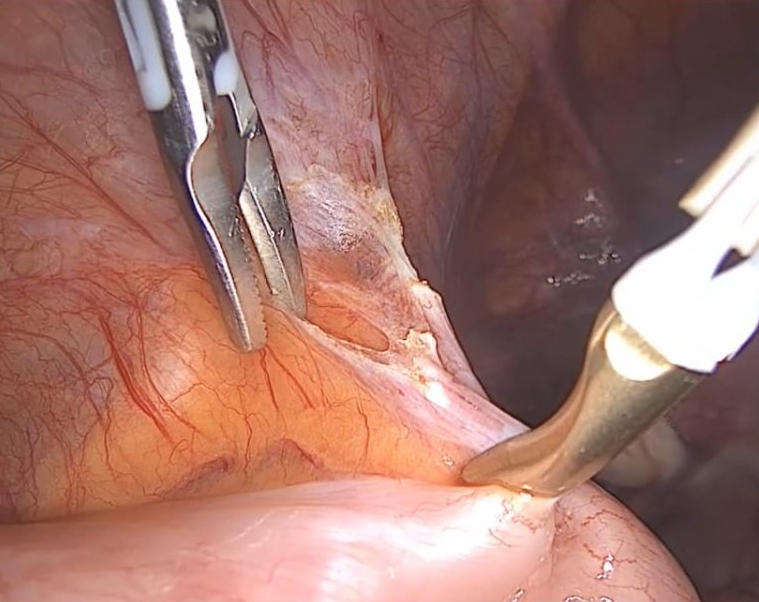
#> input picture images/source1.jpg, 759 x 602 px
$ python run.py --source ../images/source1.jpg --target ../images/source2.jpg --output out.png --beta 1.0
#> lines starting #> are read from the running program, lines starting #| are printed output that depends on the picture
#> in main, source_im is the input picture: shape (602, 759, 3); mean B, G, R 108.3, 117.7, 163.1
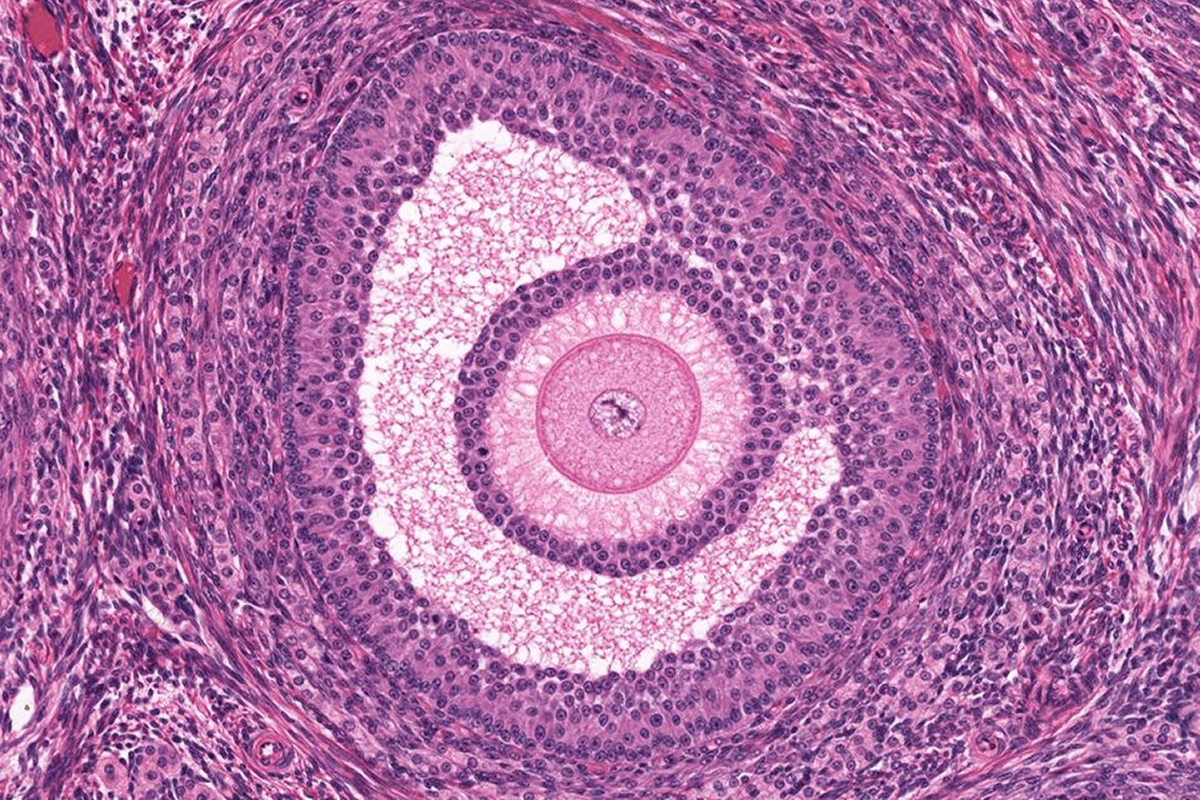
#> input picture images/source2.jpg, 1200 x 800 px
#> in main, target_im is the input picture: shape (800, 1200, 3); mean B, G, R 164.7, 112.1, 174.2
### src/fda.py
#!/usr/bin/env python
# -*- coding: utf-8 -*-
#
# @brief   Simple Fourier-based domain adaptation.
# @author  Luis Carlos Garcia Peraza Herrera (luiscarlos.gph@gmail.com).
# @date    4 June 2020.

import numpy as np
import cv2


def fft_amp_phase(im: np.ndarray):
    """
    @brief    Retrieve magnitude and phase images using the Discrete Fourier
              Transform from a BGR image.

    @param[in]  im  OpenCV single-channel image (H, W) in the [0, 255]
                    range (np.uint8).

    @returns the Fourier amplitude and phase images (amplitude, phase).
             As would be expected, size of the magnitude and phase images
             returned is the same of the input image.
    """
    if im.dtype != np.uint8:
        raise ValueError('[ERROR] fft_amp_phase() expects a np.ndarray of '
                         'type np.uint8.')

    # DFT
    dft = cv2.dft(im.astype(np.float64) / 255., flags = cv2.DFT_COMPLEX_OUTPUT)

    # Join the two channels (real and imag) into a single number,
    # as numpy expects
    dft = dft[:, :, 0] + 1j * dft[:, :, 1]

    # Shift the DC component to the centre of the image
    dft_shift = np.fft.fftshift(dft)

    # Compute Fourier amplitude and angle from the frequency spectrum
    amp = np.abs(dft_shift)
    phase = np.angle(dft_shift)

    # Make sure that the output images have the same dimensions of the
    # input image
    assert(im.shape[0] == amp.shape[0])
    assert(amp.shape[0] == phase.shape[0])
    assert(im.shape[1] == amp.shape[1])
    assert(amp.shape[1] == phase.shape[1])

    return amp, phase


def ifft_amp_phase(amp: np.ndarray, phase: np.ndarray):
    """
    @brief  Inverse Discrete Fourier Transform.

    @param[in]  amp    Fourier amplitude image.
    @param[in]  phase  Fourier phase image.

    @returns BGR reconstructed image.
    """

    # Combine amplitude and phase to form the frequency spectrum
    dft_shift = np.multiply(amp, np.exp(1j * phase))

    # Put back the DC component in the (0, 0) coordinate
    dft = np.fft.ifftshift(dft_shift)

    # Separate complex number into two channels, as OpenCV iDFT expects
    dft = np.array([dft.real, dft.imag]).transpose(1, 2, 0)

    # Inverse DFT
    im = cv2.idft(dft, flags=cv2.DFT_SCALE)
    im = np.abs(im[:, :, 0] + 1j * im[:, :, 1])

    # Min-max normalisation to put back the image in range [0.0, 1.0]
    #im = (im - np.min(im)) / (np.max(im) - np.min(im))

    # Convert image to unsigned int in range [0, 255] as OpenCV expects
    im = np.round(im * 255.).astype(np.uint8)

    return im


def fda(source_im: np.ndarray, target_im: np.ndarray,
        beta: float = 0.001) -> np.ndarray:
    """
    @brief    Fourier Domain Adaptation, as proposed in:

              "FDA: Fourier Domain Adaptation for Semantic Segmentation" by
              Yanchao Yang and Stefano Soatto, CVPR 2020.

    @details  The domain adaptation consists of replacing the high frequency
              component of the Fourier amplitude of the source image with that
              of the target domain image.

              To do so, we replace a small rectangle around the centre of the
              source amplitude image with a rectangle of the same size from
              the target amplitude image. What you regulate with the beta
              parameter is the size of the rectangle (h * beta, w * beta).

    @param[in]  source_im  OpenCV/Numpy BGR image (H, W), range [0, 255]
                           (np.uint8).
    @param[in]  target_im  OpenCV/Numpy BGR image (H, W), range [0, 255]
                           (np.uint8).
    @param[in]  beta       Parameter to regulate the size of the rectangle
                           that captures the high frequencies of the target
                           image, default value is beta = 0.001. Higher values
                           of beta will get lower frequencies of the
                           target domain. If you push it, artifacts will start
                           to appear.

    @returns the source image adapted to the target domain.
    """
#> called with beta = 1
    # Compute stats of the source image
    rows, cols, _ = source_im.shape
#> rows = 602; cols = 759
    crow, ccol = rows // 2, cols // 2
#> crow = 301; ccol = 379

    # Compute the size of the Fourier centre crop
    win_h = int(round(beta * rows))
#> win_h = 602
    win_w = int(round(beta * cols))
#> win_w = 759

    if win_h < 1 or win_w < 1:
        beta = min(1. / cols, 1. / rows)
        print('[WARN] The window size is to small because either your images '
              + 'are too small or your beta is too low. '
              + 'The beta has been modified to ' + ('%.4f' % beta) + ' so that '
              + 'the window is at least 1x1 pixel.')
        win_h = int(round(beta * rows))
        win_w = int(round(beta * cols))

    # Resize target image to the size of the source image
    target_im = cv2.resize(target_im, (cols, rows))
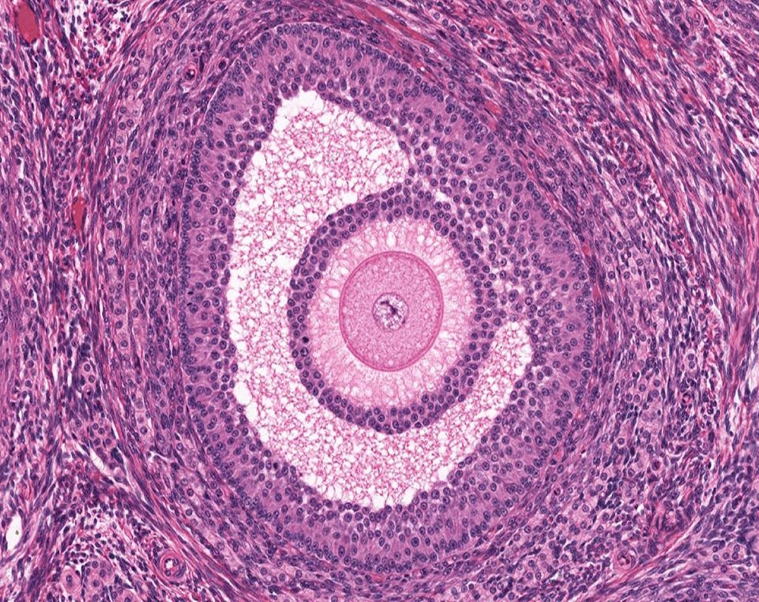
#> target_im: shape (602, 759, 3); mean of channels 0, 1, 2 164.6, 111.9, 174; drawn as B, G, R

    adapted_im = np.empty_like(source_im)
    for k in range(3):
        # DFT
        amp_s, phase_s = fft_amp_phase(source_im[:, :, k])
        amp_t, phase_t = fft_amp_phase(target_im[:, :, k])

        # Perform domain adaptation by transferring the DFT amplitude from
        # target to source
        replacement = amp_t[crow - win_h:crow + win_h,
                            ccol - win_w:ccol + win_w].copy()
        amp_s[crow - win_h:crow + win_h,
              ccol - win_w:ccol + win_w] = replacement
        adapted_im[:, :, k] = ifft_amp_phase(amp_s, phase_s)
#> this loop made 3 passes
#> pass 1, in fft_amp_phase, `phase = np.angle(dft_shift)`:
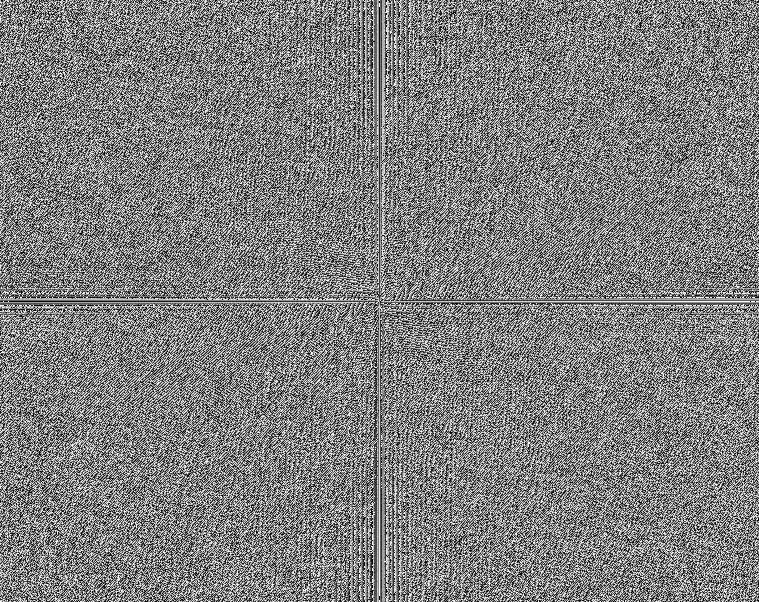
#> phase: shape (602, 759) float64; min -3.14, max 3.14, mean 6.88e-06; drawn with min black and max white
#> pass 1, in fft_amp_phase (call 2), `phase = np.angle(dft_shift)`:
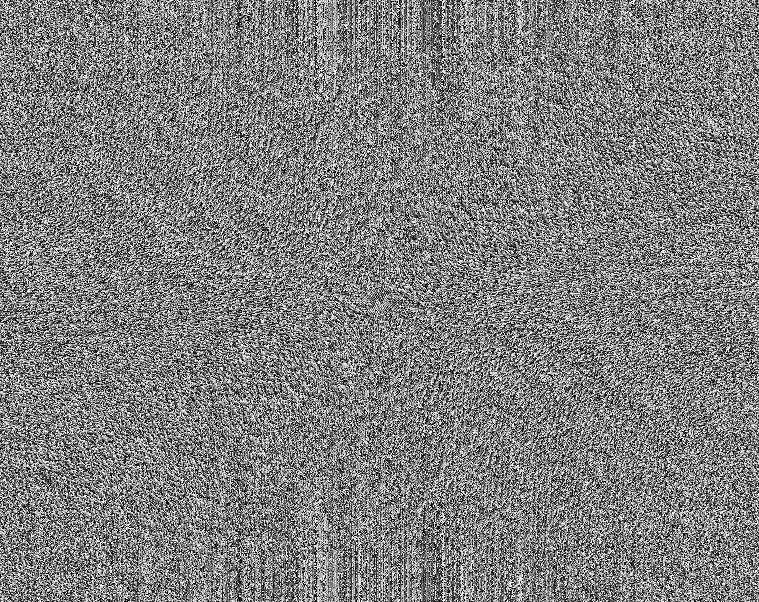
#> phase: shape (602, 759) float64; min -3.14, max 3.14, mean 6.88e-06; drawn with min black and max white
#> after the loop:
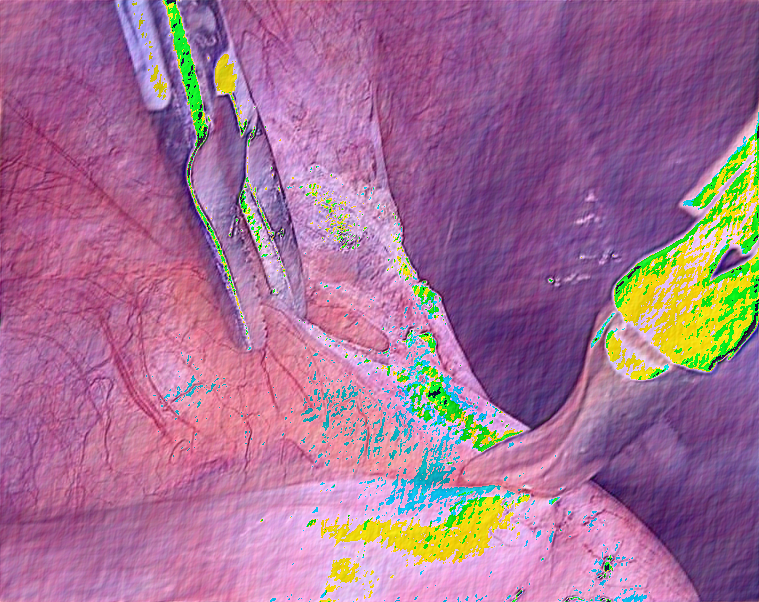
#> adapted_im: shape (602, 759, 3); mean B, G, R 148.9, 113.1, 164.8

    return adapted_im


# [3 lines that do not run on import are left out]

### src/run.py
##
# @brief  This script performs Fourier Domain Adaptation.
#
# @author Luis Carlos Garcia-Peraza Herrera (luiscarlos.gph@gmail.com).
# @date   1 Jun 2020.

import argparse
import numpy as np
import cv2
import os
import time

# My imports
import fda


def parse_command_line_parameters(parser):
    """
    @brief   Parses the command line parameters provided by the user and
             makes sure that mandatory parameters are present.

    @param[in] parser argparse.ArgumentParser

    @returns an object with the parsed arguments.
    """

    parser.add_argument('--source', required = True,
                        help = 'Path to the source image.')
    parser.add_argument('--target', required = True,
                        help = 'Path to the target image.')
    parser.add_argument('--output', required = True,
                        help = 'Path to the output image.')
    parser.add_argument('--beta', required = True, default = 1e-2,
                        type = float,
                        help = 'Factor to regulate the degree of adaptation.')

    # Parse command line
    args = parser.parse_args()

    return args


def validate_cmd_param(args):
    if not os.path.isfile(args.source):
        raise ValueError('[ERROR] The input file ' + args.source + ' does not exist.')

    if not os.path.isfile(args.target):
        raise ValueError('[ERROR] The input file ' + args.target + ' does not exist.')


def main():
    # Process command line parameters
    parser = argparse.ArgumentParser()
    args = parse_command_line_parameters(parser)
    validate_cmd_param(args)

    # Read images
    source_im = cv2.imread(args.source, cv2.IMREAD_UNCHANGED)
    target_im = cv2.imread(args.target, cv2.IMREAD_UNCHANGED)

    # Domain adaptation
    tic = time.time()
    adapted_im = fda.fda(source_im, target_im, args.beta)
    toc = time.time()
    print('Domain adaptation performed in ' + str(toc - tic) + ' seconds.')

    # Save output image
    cv2.imwrite(args.output, adapted_im)


if __name__ == '__main__':
    main()
